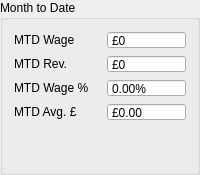
             <widget class="QGroupBox" name="groupBox_5">
              <property name="autoFillBackground">
               <bool>false</bool>
              </property>
              <property name="title">
               <string>Month to Date</string>
              </property>
              <property name="flat">
               <bool>false</bool>
              </property>
              <property name="checkable">
               <bool>false</bool>
              </property>
              <layout class="QGridLayout" name="gridLayout_13">
               <item row="0" column="1">
                <widget class="QDoubleSpinBox" name="mtdWageBox">
                 <property name="minimumSize">
                  <size>
                   <width>79</width>
                   <height>18</height>
                  </size>
                 </property>
                 <property name="maximumSize">
                  <size>
                   <width>79</width>
                   <height>18</height>
                  </size>
                 </property>
                 <property name="readOnly">
                  <bool>true</bool>
                 </property>
                 <property name="buttonSymbols">
                  <enum>QAbstractSpinBox::NoButtons</enum>
                 </property>
                 <property name="prefix">
                  <string>£</string>
                 </property>
                 <property name="decimals">
                  <number>0</number>
                 </property>
                 <property name="maximum">
                  <double>10000000.000000000000000</double>
                 </property>
                </widget>
               </item>
               <item row="1" column="0">
                <widget class="QLabel" name="mtdRevenue">
                 <property name="minimumSize">
                  <size>
                   <width>0</width>
                   <height>18</height>
                  </size>
                 </property>
                 <property name="text">
                  <string>MTD Rev.</string>
                 </property>
                </widget>
               </item>
               <item row="1" column="1">
                <widget class="QDoubleSpinBox" name="mtdRevBox">
                 <property name="minimumSize">
                  <size>
                   <width>79</width>
                   <height>18</height>
                  </size>
                 </property>
                 <property name="maximumSize">
                  <size>
                   <width>79</width>
                   <height>18</height>
                  </size>
                 </property>
                 <property name="readOnly">
                  <bool>true</bool>
                 </property>
                 <property name="buttonSymbols">
                  <enum>QAbstractSpinBox::NoButtons</enum>
                 </property>
                 <property name="prefix">
                  <string>£</string>
                 </property>
                 <property name="decimals">
                  <number>0</number>
                 </property>
                 <property name="maximum">
                  <double>99999.000000000000000</double>
                 </property>
                </widget>
               </item>
               <item row="2" column="0">
                <widget class="QLabel" name="mtdWagePerc">
                 <property name="minimumSize">
                  <size>
                   <width>0</width>
                   <height>18</height>
                  </size>
                 </property>
                 <property name="text">
                  <string>MTD Wage %</string>
                 </property>
                </widget>
               </item>
               <item row="2" column="1">
                <widget class="QDoubleSpinBox" name="mtdWagePercBox">
                 <property name="minimumSize">
                  <size>
                   <width>79</width>
                   <height>18</height>
                  </size>
                 </property>
                 <property name="maximumSize">
                  <size>
                   <width>79</width>
                   <height>18</height>
                  </size>
                 </property>
                 <property name="readOnly">
                  <bool>true</bool>
                 </property>
                 <property name="buttonSymbols">
                  <enum>QAbstractSpinBox::NoButtons</enum>
                 </property>
                 <property name="suffix">
                  <string>%</string>
                 </property>
                 <property name="maximum">
                  <double>10000.000000000000000</double>
                 </property>
                </widget>
               </item>
               <item row="3" column="0">
                <widget class="QLabel" name="mtdAvgSpend">
                 <property name="minimumSize">
                  <size>
                   <width>0</width>
                   <height>18</height>
                  </size>
                 </property>
                 <property name="text">
                  <string>MTD Avg. £</string>
                 </property>
                </widget>
               </item>
               <item row="3" column="1">
                <widget class="QDoubleSpinBox" name="mtdAvgSpendBox">
                 <property name="minimumSize">
                  <size>
                   <width>79</width>
                   <height>18</height>
                  </size>
                 </property>
                 <property name="maximumSize">
                  <size>
                   <width>79</width>
                   <height>18</height>
                  </size>
                 </property>
                 <property name="readOnly">
                  <bool>true</bool>
                 </property>
                 <property name="buttonSymbols">
                  <enum>QAbstractSpinBox::NoButtons</enum>
                 </property>
                 <property name="prefix">
                  <string>£</string>
                 </property>
                 <property name="maximum">
                  <double>999.000000000000000</double>
                 </property>
                </widget>
               </item>
               <item row="4" column="0">
                <spacer name="verticalSpacer_8">
                 <property name="orientation">
                  <enum>Qt::Vertical</enum>
                 </property>
                 <property name="sizeHint" stdset="0">
                  <size>
                   <width>20</width>
                   <height>40</height>
                  </size>
                 </property>
                </spacer>
               </item>
               <item row="0" column="0">
                <widget class="QLabel" name="mtdWage">
                 <property name="minimumSize">
                  <size>
                   <width>0</width>
                   <height>18</height>
                  </size>
                 </property>
                 <property name="text">
                  <string>MTD Wage</string>
                 </property>
                </widget>
               </item>
              </layout>
             </widget>
